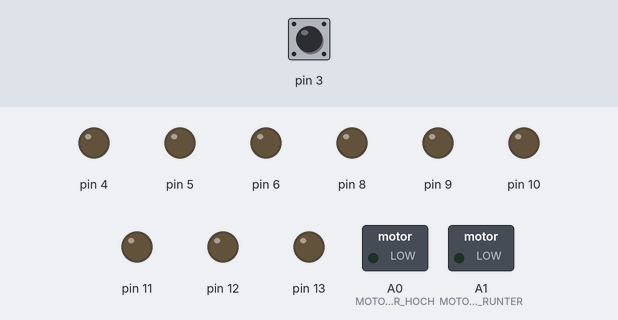
Simulated run of this sketch. Board: Arduino Uno, built with avr-gcc and run on an emulated ATmega328P. Shown: switched loads named in the sketch (green lamp = pin HIGH), output pins drawn as LEDs (lit = HIGH). Inputs (shaded band) come from the test bench; at power-on: pin 3 HIGH.

Above: at 0.1 s.
At 1.1 s:
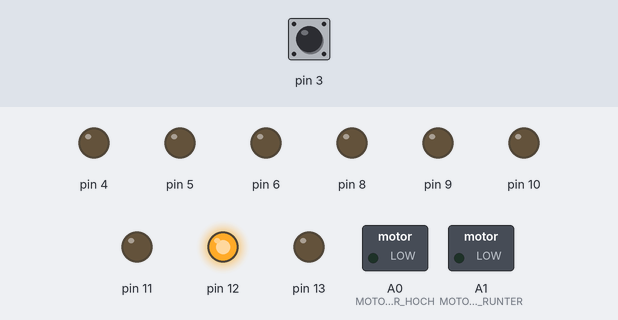
At 2.1 s:
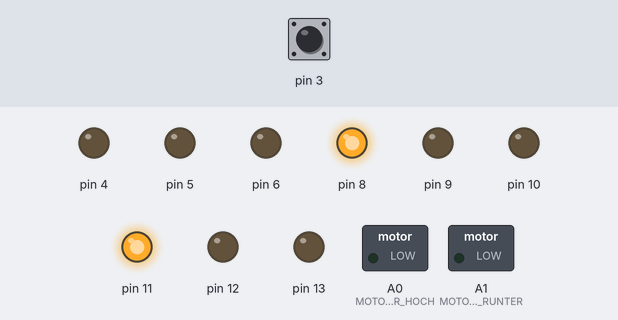
At 5.1 s:
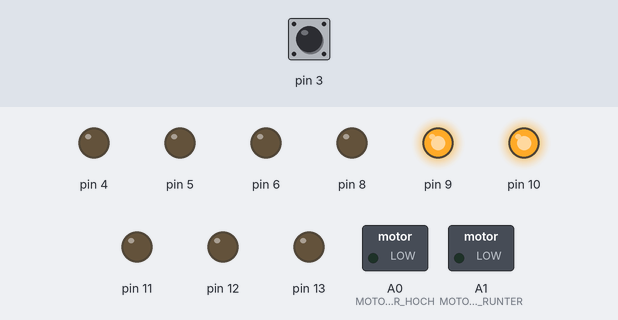
At 7.1 s:
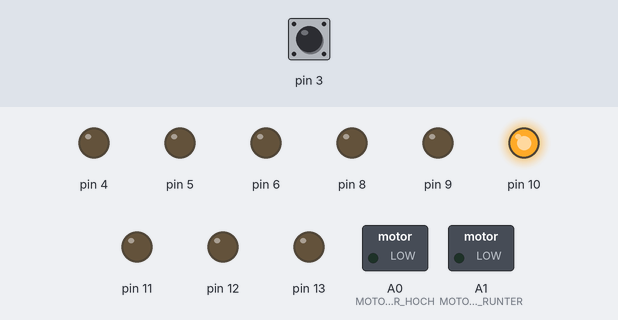
At 10.1 s:
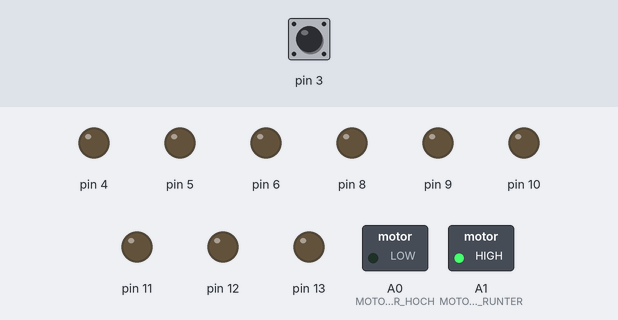
Timing chart, 0 to 11.6 s (numbered marks = the images above):
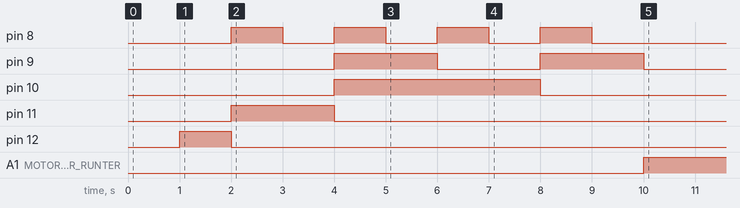

Measured:
- by itself, pin 8: alternates HIGH for 1.0 s and LOW for 1.0 s, 8 changes in all, then stays LOW
- by itself, pin 9: alternates HIGH for 2.0 s and LOW for 2.0 s, 4 changes in all, then stays LOW
- by itself, pin 10: LOW → HIGH at 4.0 s, → LOW 4.0 s later
- by itself, pin 11: LOW → HIGH at 2.0 s, → LOW 2.0 s later
- by itself, pin 12: LOW → HIGH at 1.0 s, → LOW 1.0 s later
- by itself, A1 (MOTOR_TOR_RUNTER): LOW → HIGH at 10.0 s

The sketch:

rolltor.ino
```cpp
// Autor: Matteo Orschewsky

// D0 --> Taster Tor hoch
const int TASTER_TOR_HOCH = PIN0;
// D1 --> Taster Tor runter
const int TASTER_TOR_RUNTER = PIN1;
// D2 --> Endschalter oben
const int ENDSCHALTER_OBEN = PIN2;
// D3 --> Endschalter unten
const int ENDSCHALTER_UNTEN = PIN3;
// D4 --> Ampel LED grün
const int AMPEL_LED_GRUEN = PIN4;
// D5 --> Ampel LED gelb
const int AMPEL_LED_GELB = PIN5;
// D6 --> Ampel LED rot
const int AMPEL_LED_ROT = PIN6;
// D7 --> Taster Notaus
const int TASTER_NOTAUS = PIN7;

// D8 - D11 --> 7-Segment-Decodierer der Einerstelle
// D12 - D13 --> 7-Segment-Decodierer der Zehnerstelle

// A0 für die H-Brücke Motor Tor hoch
const int MOTOR_TOR_HOCH = A0;
// A1 für die H-Brücke Motor Tor runter
const int MOTOR_TOR_RUNTER = A1;

volatile int timer_counter = 10;

void setup(){
    // setzen der 7-Segment-Dekodierer als Ausgänge
    DDRB = 0b00111111;
    // setzen der H-Brückensteuerung als Ausgänge
    DDRC = 0b00000011;
    // setzen der Taster, Endschalter und des Notaus als Eingänge und LEDs als Ausgänge
    DDRD = 0b01110000;
    // setzen der Pull-Up Widerstände für die Taster und Schalter
    PORTD = 0b10001111;

    // Timerkonfiguration für den 10s Timer
    // set the timer conf registers of TCNT1 to 0
    TCCR1A = 0;
    TCCR1B = 0;
    // set the timer to 0
    TCNT1 = 0;
    // set the compare register (16 MHz / 16.000 tacts = 1 ms)
    OCR1A = 16000;
    // set the WGM12 setting (CTC - Clear Timer on Compare Match)
    // this resets the counter when it reaches the value of OCR1A
    TCCR1B |= (1 << WGM12);
    // configure the timer to compare mode (where it compares the value of TCNT1 with OCR1A)
    // throws an interrupt when the values are equal
    TIMSK1 |= (1 << OCIE1A);
}

void loop(){

    // lesen Endschalter unten (ist Schranke unten?)
    if(digitalRead(ENDSCHALTER_UNTEN) == LOW){
        position_unten();
    }
    else{
        position_oben();
    }
}

void ten_second_timer(){
    // setzen des Timercounters auf 0
    timer_counter = 0;
    // aktivieren des Timers
    TCCR1B |= (1 << CS00);

    int counter = 10;
    while (counter > 0)
    {
        if (timer_counter >= 1000) {
            int segment;
            if (counter == 10) {
                // setzen der 7-Segment-Anzeige auf 10
                segment = 0b00010000;
                PORTB = segment;
                counter--;
            }
            else {
                segment = counter;
                PORTB = segment;
                counter--;
            }
            timer_counter = 0;
        }
        else{
            delay(100);
        }
    }
    // deaktivieren 7-Segment-Anzeige
    PORTB = 0;
    // deaktivieren des Timers
    TCCR1B &= !(1 << CS00);

}

void position_unten(){
    // Warten bis Taster Tor hoch gedrückt wird
    while (digitalRead(TASTER_TOR_HOCH) == HIGH) {
        delay(20);
    }
    // Motor Tor hoch fahren
    digitalWrite(MOTOR_TOR_HOCH, HIGH);
    // Warten bis Endschalter oben erreicht wird
    while (digitalRead(ENDSCHALTER_OBEN) == HIGH) {
        delay(20);
    }
    // Motor Tor stoppen
    digitalWrite(MOTOR_TOR_HOCH, LOW);
    position_oben();
}

void position_oben(){
    // Starten des 10s Timers
    ten_second_timer();
    // Motor Tor runter fahren
    digitalWrite(MOTOR_TOR_RUNTER, HIGH);
    // Warten bis Endschalter unten erreicht wird
    while (digitalRead(ENDSCHALTER_UNTEN) == HIGH) {
        delay(20);
    }
    // Motor Tor stoppen
    digitalWrite(MOTOR_TOR_RUNTER, LOW);
    position_unten();
}

ISR(TIMER1_COMPA_vect) {
    timer_counter++;
}
```
